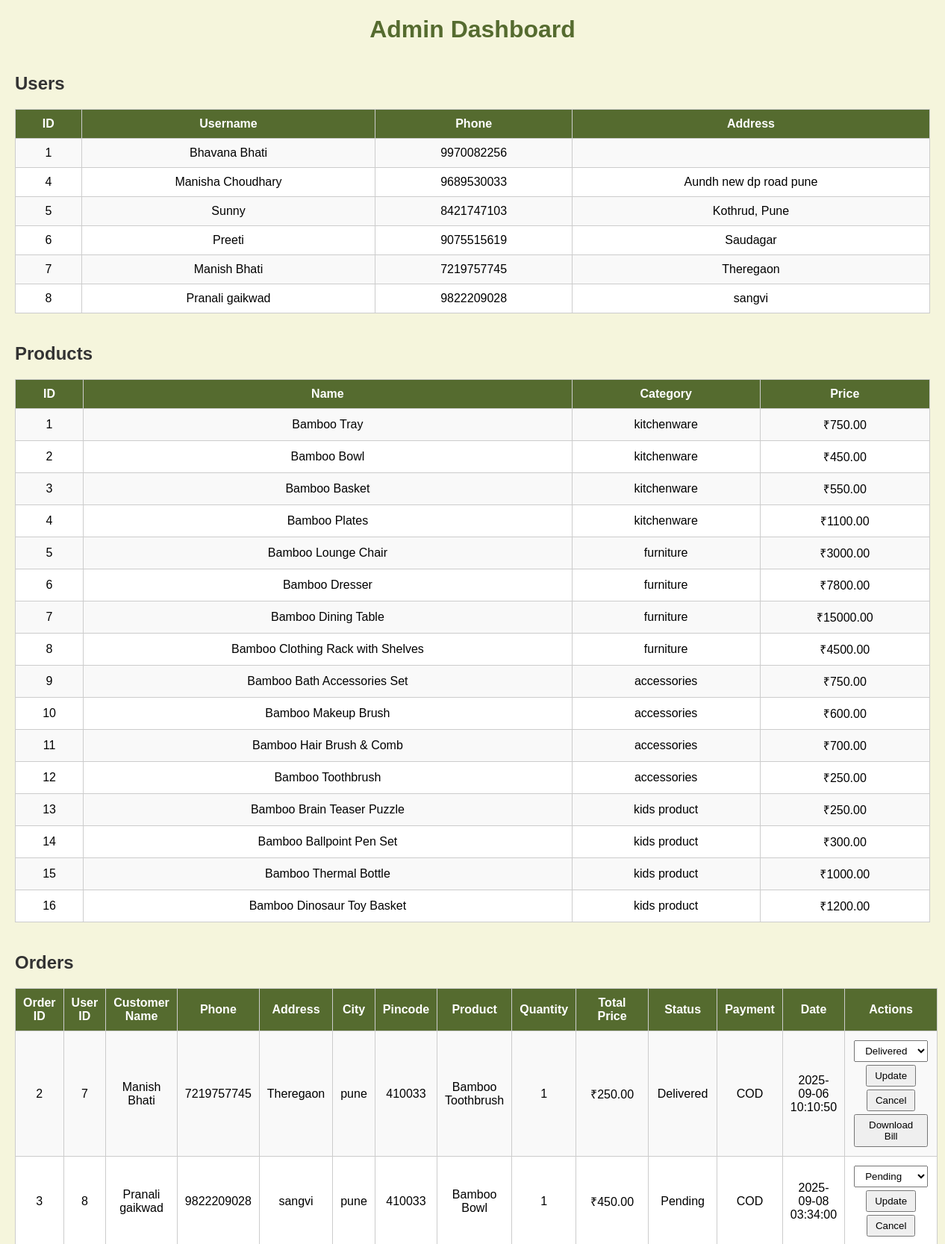
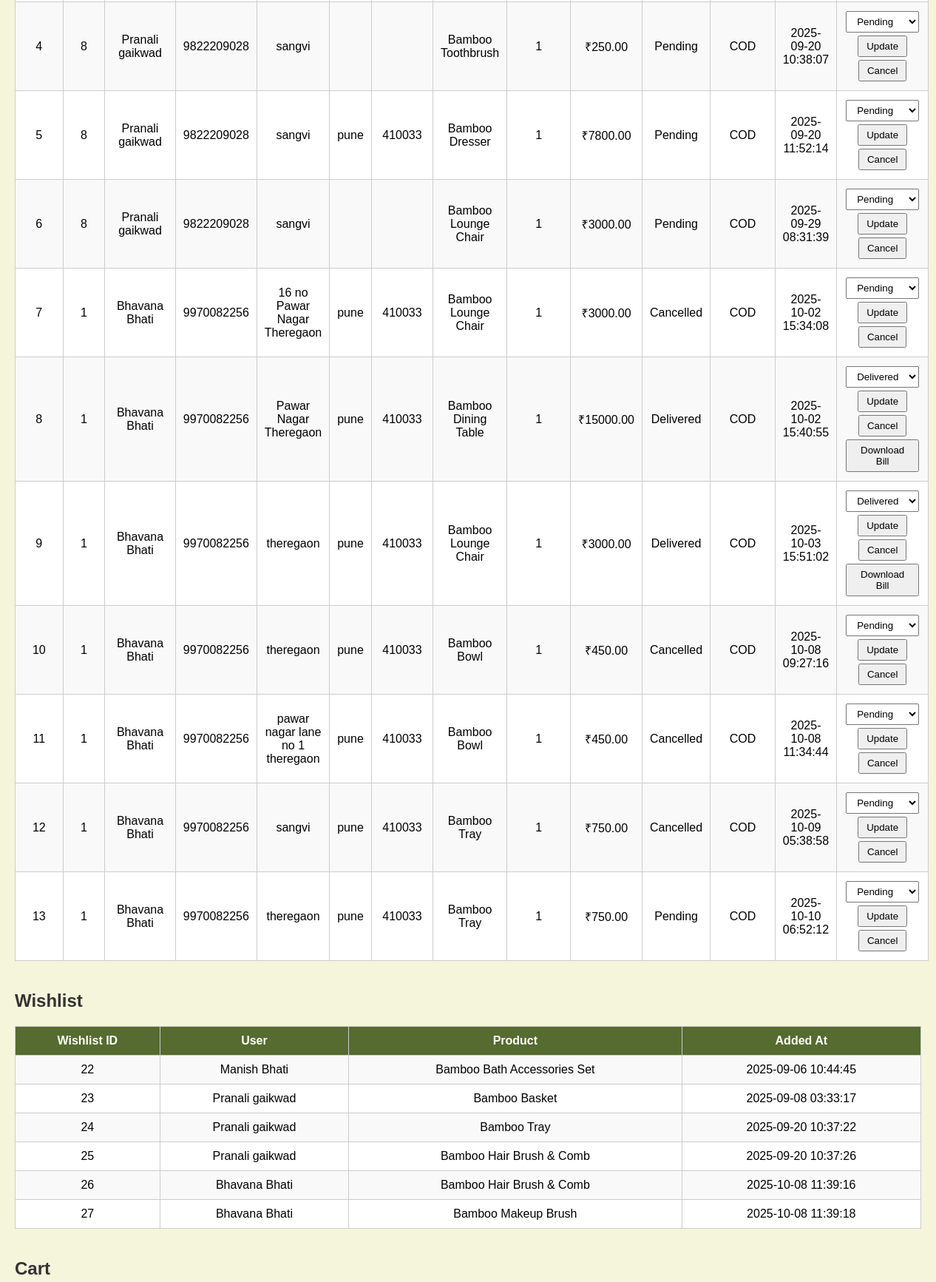
The page /admin.php (signed in, upper part) on the database its author committed (2 pictures, top to bottom).
### tables this page shows
CREATE TABLE `users` (
  `id` int(11) NOT NULL,
  `username` varchar(50) NOT NULL,
  `phone` varchar(15) NOT NULL,
  `address` varchar(255) DEFAULT NULL,
  `password` varchar(255) NOT NULL
);

CREATE TABLE `products` (
  `product_id` int(11) NOT NULL,
  `name` varchar(100) NOT NULL,
  `description` text DEFAULT NULL,
  `price` decimal(10,2) NOT NULL,
  `image` varchar(255) DEFAULT NULL,
  `category` varchar(50) NOT NULL,
  `long_description` text DEFAULT NULL
);

CREATE TABLE `orders` (
  `order_id` int(11) NOT NULL,
  `user_id` int(11) NOT NULL,
  `product_id` int(11) NOT NULL,
  `quantity` int(11) NOT NULL,
  `total_price` decimal(10,2) NOT NULL,
  `order_status` varchar(50) DEFAULT 'Pending',
  `created_at` timestamp NOT NULL DEFAULT current_timestamp(),
  `customer_name` varchar(100) NOT NULL,
  `customer_phone` varchar(15) NOT NULL,
  `customer_address` text NOT NULL,
  `customer_city` varchar(50) NOT NULL,
  `customer_pincode` varchar(10) NOT NULL,
  `payment_method` varchar(50) NOT NULL
);

CREATE TABLE `wishlist` (
  `wishlist_id` int(11) NOT NULL,
  `user_id` int(11) NOT NULL,
  `product_id` int(11) NOT NULL,
  `added_at` timestamp NOT NULL DEFAULT current_timestamp()
);

### admin.php (the view, shortened to what this page needs)
<?php
$host = "localhost";
$user = "root";
$pass = "";
$db   = "bamboo";
$conn = new mysqli($host, $user, $pass, $db);
?>
<!DOCTYPE html>
<html lang="en">
<head>
</head>
<body>
<h1>Admin Dashboard</h1>
<h2>Users</h2>
<table>
<tr>
    <th>ID</th>
    <th>Username</th>
    <th>Phone</th>
    <th>Address</th>
</tr>
<?php
$result = $conn->query("SELECT * FROM users");
while($row = $result->fetch_assoc()){
    echo "<tr>
            <td>{$row['id']}</td>
            <td>{$row['username']}</td>
            <td>{$row['phone']}</td>
            <td>{$row['address']}</td>
          </tr>";
}
?>
</table>
<h2>Products</h2>
<table>
<tr>
    <th>ID</th>
    <th>Name</th>
    <th>Category</th>
    <th>Price</th>
</tr>
<?php
$result = $conn->query("SELECT * FROM products");
while($row = $result->fetch_assoc()){
    echo "<tr>
            <td>{$row['product_id']}</td>
            <td>{$row['name']}</td>
            <td>{$row['category']}</td>
            <td>₹{$row['price']}</td>
          </tr>";
}
?>
</table>
<h2>Orders</h2>
<table>
<tr>
    <th>Order ID</th>
    <th>User ID</th>
    <th>Customer Name</th>
    <th>Phone</th>
    <th>Address</th>
    <th>City</th>
    <th>Pincode</th>
    <th>Product</th>
    <th>Quantity</th>
    <th>Total Price</th>
    <th>Status</th>
    <th>Payment</th>
    <th>Date</th>
    <th>Actions</th>
</tr>
<?php
$sql = "SELECT o.order_id, o.user_id, o.customer_name, o.customer_phone,
               o.customer_address, o.customer_city, o.customer_pincode,
               p.name AS product_name, o.quantity, o.total_price,
               o.order_status, o.payment_method, o.created_at
        FROM orders o
        JOIN products p ON o.product_id = p.product_id";
$result = $conn->query($sql);
while($row = $result->fetch_assoc()){
    echo "<tr>
            <td>{$row['order_id']}</td>
            <td>{$row['user_id']}</td>
            <td>{$row['customer_name']}</td>
            <td>{$row['customer_phone']}</td>
            <td>{$row['customer_address']}</td>
            <td>{$row['customer_city']}</td>
            <td>{$row['customer_pincode']}</td>
            <td>{$row['product_name']}</td>
            <td>{$row['quantity']}</td>
            <td>₹{$row['total_price']}</td>
            <td>{$row['order_status']}</td>
            <td>{$row['payment_method']}</td>
            <td>{$row['created_at']}</td>
            <td>
                <form method='POST' style='display:inline;'>
                    <input type='hidden' name='order_id' value='{$row['order_id']}'>
                    <select name='new_status'>
                        <option value='Pending' ".($row['order_status']=="Pending"?"selected":"").">Pending</option>
                        <option value='Delivered' ".($row['order_status']=="Delivered"?"selected":"").">Delivered</option>
                    </select>
                    <button type='submit' name='update_order'>Update</button>
                </form>
                <form method='POST' style='display:inline;'>
                    <input type='hidden' name='order_id' value='{$row['order_id']}'>
                    <button type='submit' name='cancel_order' onclick=\"return confirm('Are you sure to cancel this order?')\">Cancel</button>
                </form>";
    if($row['order_status'] == "Delivered"){
        echo "<form method='POST' style='display:inline;'>
                  <input type='hidden' name='order_id' value='{$row['order_id']}'>
                  <button type='submit' name='download_bill'>Download Bill</button>
              </form>";
    }
    echo "</td></tr>";
}
?>
</table>
<h2>Wishlist</h2>
<table>
<tr>
    <th>Wishlist ID</th>
    <th>User</th>
    <th>Product</th>
    <th>Added At</th>
</tr>
<?php
$sql = "SELECT w.wishlist_id, u.username, p.name AS product_name, w.added_at
        FROM wishlist w
        JOIN users u ON w.user_id = u.id
        JOIN products p ON w.product_id = p.product_id";
$result = $conn->query($sql);
while($row = $result->fetch_assoc()){
    echo "<tr>
            <td>{$row['wishlist_id']}</td>
            <td>{$row['username']}</td>
            <td>{$row['product_name']}</td>
            <td>{$row['added_at']}</td>
          </tr>";
}
?>
</table>
<h2>Cart</h2>
</body>
</html>

### admin.php (style rules this page uses)
body { font-family: Arial, sans-serif; margin: 20px; background: beige; }
h1 { text-align: center; color: darkolivegreen; }
h2 { color: #333; margin-top: 40px; }
table { width: 100%; border-collapse: collapse; margin: 20px 0; background: #fff; }
table, th, td { border: 1px solid #ccc; }
th, td { padding: 10px; text-align: center; }
th { background: darkolivegreen; color: #fff; }
tr:nth-child(even) { background: #f9f9f9; }
button, select { padding: 5px 10px; margin: 2px; }

### rows shown on the page
users: id "1", username "Bhavana Bhati", phone "9970082256"
users: id "4", username "Manisha Choudhary", phone "9689530033", address "Aundh new dp road pune"
users: id "5", username "Sunny", phone "8421747103", address "Kothrud, Pune"
users: id "6", username "Preeti", phone "9075515619", address "Saudagar"
users: id "7", username "Manish Bhati", phone "7219757745", address "Theregaon"
users: id "8", username "Pranali gaikwad", phone "9822209028", address "sangvi"
products: product_id "1", name "Bamboo Tray", category "kitchenware", price "750.00"
products: product_id "2", name "Bamboo Bowl", category "kitchenware", price "450.00"
products: product_id "3", name "Bamboo Basket", category "kitchenware", price "550.00"
products: product_id "4", name "Bamboo Plates", category "kitchenware", price "1100.00"
products: product_id "5", name "Bamboo Lounge Chair", category "furniture", price "3000.00"
products: product_id "6", name "Bamboo Dresser", category "furniture", price "7800.00"
products: product_id "7", name "Bamboo Dining Table", category "furniture", price "15000.00"
products: product_id "8", name "Bamboo Clothing Rack with Shelves", category "furniture", price "4500.00"
products: product_id "9", name "Bamboo Bath Accessories Set", category "accessories", price "750.00"
products: product_id "10", name "Bamboo Makeup Brush", category "accessories", price "600.00"
products: product_id "11", name "Bamboo Hair Brush & Comb", category "accessories", price "700.00"
products: product_id "12", name "Bamboo Toothbrush", category "accessories", price "250.00"
products: product_id "13", name "Bamboo Brain Teaser Puzzle", category "kids product", price "250.00"
products: product_id "14", name "Bamboo Ballpoint Pen Set", category "kids product", price "300.00"
products: product_id "15", name "Bamboo Thermal Bottle", category "kids product", price "1000.00"
products: product_id "16", name "Bamboo Dinosaur Toy Basket", category "kids product", price "1200.00"
orders: order_id "2", user "7", customer_name "Manish Bhati", customer_phone "7219757745", customer_address "Theregaon", customer_city "pune", customer_pincode "410033", product.name "Bamboo Toothbrush", quantity "1", total_price "250.00", order_status "Delivered", payment_method "COD", created_at "2025-09-06 10:10:50", new_status "Delivered"
orders: order_id "3", user "8", customer_name "Pranali gaikwad", customer_phone "9822209028", customer_address "sangvi", customer_city "pune", customer_pincode "410033", product.name "Bamboo Bowl", quantity "1", total_price "450.00", order_status "Pending", payment_method "COD", created_at "2025-09-08 03:34:00", new_status "Pending"
orders: order_id "4", user "8", customer_name "Pranali gaikwad", customer_phone "9822209028", customer_address "sangvi", product.name "Bamboo Toothbrush", quantity "1", total_price "250.00", order_status "Pending", payment_method "COD", created_at "2025-09-20 10:38:07", new_status "Pending"
orders: order_id "5", user "8", customer_name "Pranali gaikwad", customer_phone "9822209028", customer_address "sangvi", customer_city "pune", customer_pincode "410033", product.name "Bamboo Dresser", quantity "1", total_price "7800.00", order_status "Pending", payment_method "COD", created_at "2025-09-20 11:52:14", new_status "Pending"
orders: order_id "6", user "8", customer_name "Pranali gaikwad", customer_phone "9822209028", customer_address "sangvi", product.name "Bamboo Lounge Chair", quantity "1", total_price "3000.00", order_status "Pending", payment_method "COD", created_at "2025-09-29 08:31:39", new_status "Pending"
orders: order_id "7", user "1", customer_name "Bhavana Bhati", customer_phone "9970082256", customer_address "16 no Pawar Nagar Theregaon", customer_city "pune", customer_pincode "410033", product.name "Bamboo Lounge Chair", quantity "1", total_price "3000.00", order_status "Cancelled", payment_method "COD", created_at "2025-10-02 15:34:08"
orders: order_id "8", user "1", customer_name "Bhavana Bhati", customer_phone "9970082256", customer_address "Pawar Nagar Theregaon", customer_city "pune", customer_pincode "410033", product.name "Bamboo Dining Table", quantity "1", total_price "15000.00", order_status "Delivered", payment_method "COD", created_at "2025-10-02 15:40:55", new_status "Delivered"
orders: order_id "9", user "1", customer_name "Bhavana Bhati", customer_phone "9970082256", customer_address "theregaon", customer_city "pune", customer_pincode "410033", product.name "Bamboo Lounge Chair", quantity "1", total_price "3000.00", order_status "Delivered", payment_method "COD", created_at "2025-10-03 15:51:02", new_status "Delivered"
orders: order_id "10", user "1", customer_name "Bhavana Bhati", customer_phone "9970082256", customer_address "theregaon", customer_city "pune", customer_pincode "410033", product.name "Bamboo Bowl", quantity "1", total_price "450.00", order_status "Cancelled", payment_method "COD", created_at "2025-10-08 09:27:16"
orders: order_id "11", user "1", customer_name "Bhavana Bhati", customer_phone "9970082256", customer_address "pawar nagar lane no 1 theregaon", customer_city "pune", customer_pincode "410033", product.name "Bamboo Bowl", quantity "1", total_price "450.00", order_status "Cancelled", payment_method "COD", created_at "2025-10-08 11:34:44"
orders: order_id "12", user "1", customer_name "Bhavana Bhati", customer_phone "9970082256", customer_address "sangvi", customer_city "pune", customer_pincode "410033", product.name "Bamboo Tray", quantity "1", total_price "750.00", order_status "Cancelled", payment_method "COD", created_at "2025-10-09 05:38:58"
orders: order_id "13", user "1", customer_name "Bhavana Bhati", customer_phone "9970082256", customer_address "theregaon", customer_city "pune", customer_pincode "410033", product.name "Bamboo Tray", quantity "1", total_price "750.00", order_status "Pending", payment_method "COD", created_at "2025-10-10 06:52:12", new_status "Pending"
wishlist: wishlist_id "22", user.username "Manish Bhati", product.name "Bamboo Bath Accessories Set", added_at "2025-09-06 10:44:45"
wishlist: wishlist_id "23", user.username "Pranali gaikwad", product.name "Bamboo Basket", added_at "2025-09-08 03:33:17"
wishlist: wishlist_id "24", user.username "Pranali gaikwad", product.name "Bamboo Tray", added_at "2025-09-20 10:37:22"
wishlist: wishlist_id "25", user.username "Pranali gaikwad", product.name "Bamboo Hair Brush & Comb", added_at "2025-09-20 10:37:26"
wishlist: wishlist_id "26", user.username "Bhavana Bhati", product.name "Bamboo Hair Brush & Comb", added_at "2025-10-08 11:39:16"
wishlist: wishlist_id "27", user.username "Bhavana Bhati", product.name "Bamboo Makeup Brush", added_at "2025-10-08 11:39:18"
